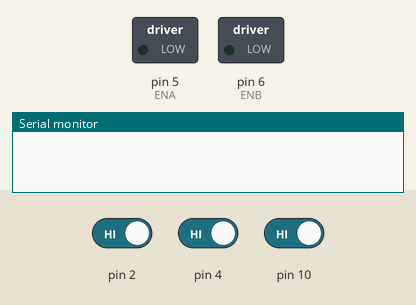
This sketch was run on a simulated Arduino Uno, built with avr-gcc and run on an emulated ATmega328P. On the bench: switched loads named in the sketch (green lamp = pin HIGH), the last lines printed to the serial monitor. The test bench sets the inputs (shaded band); at power-on: pin 2 HIGH, pin 4 HIGH, pin 10 HIGH.

Above: at 1.2 s.
1.3 s: pin 2 driven LOW
At 2.2 s:
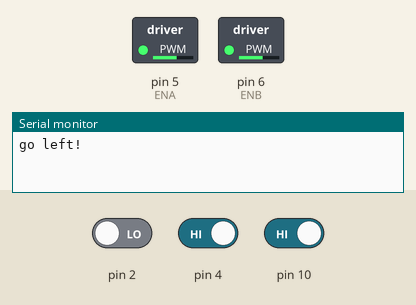
2.8 s: pin 2 driven HIGH and pin 4 driven LOW
4.7 s: pin 4 driven HIGH and pin 10 driven LOW
Timing chart, 0 to 7.7 s (numbered marks = the images above; inputs shaded):
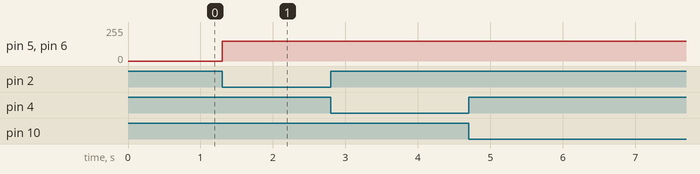

The sketch:

line_following_robot.ino
```cpp
// This is elegoo robort car source code for line following
// It was modified by Tamimu Said rashid
//Line Tracking IO define
#define LT_R !digitalRead(10)
#define LT_M !digitalRead(4)
#define LT_L !digitalRead(2)

#define ENA 5
#define ENB 6
#define IN1 7
#define IN2 8
#define IN3 9
#define IN4 11

#define carSpeed 150

void forward(){
  analogWrite(ENA, carSpeed);
  analogWrite(ENB, carSpeed);
  digitalWrite(IN1, HIGH);
  digitalWrite(IN2, LOW);
  digitalWrite(IN3, LOW);
  digitalWrite(IN4, HIGH);
  Serial.println("go forward!");
}

void back(){
  analogWrite(ENA, carSpeed);
  analogWrite(ENB, carSpeed);
  digitalWrite(IN1, LOW);
  digitalWrite(IN2, HIGH);
  digitalWrite(IN3, HIGH);
  digitalWrite(IN4, LOW);
  Serial.println("go back!");
}

void left(){
  analogWrite(ENA, carSpeed);
  analogWrite(ENB, carSpeed);
  digitalWrite(IN1, LOW);
  digitalWrite(IN2, HIGH);
  digitalWrite(IN3, LOW);
  digitalWrite(IN4, HIGH);
  Serial.println("go left!");
}

void right(){
  analogWrite(ENA, carSpeed);
  analogWrite(ENB, carSpeed);
  digitalWrite(IN1, HIGH);
  digitalWrite(IN2, LOW);
  digitalWrite(IN3, HIGH);
  digitalWrite(IN4, LOW);
  Serial.println("go right!");
}

void stop(){
   digitalWrite(ENA, LOW);
   digitalWrite(ENB, LOW);
   Serial.println("Stop!");
}

void setup(){
  Serial.begin(9600);
  pinMode(LT_R,INPUT);
  pinMode(LT_M,INPUT);
  pinMode(LT_L,INPUT);
}

void loop() {
  if(LT_M){
    forward();
  }
  else if(LT_R) {
    right();
    while(LT_R);
  }
  else if(LT_L) {
    left();
    while(LT_L);
  }
}
```

Measured:
- after the input at 1.3 s, pin 5 (ENA), pin 6 (ENB): 0/255 → 150/255 at once
